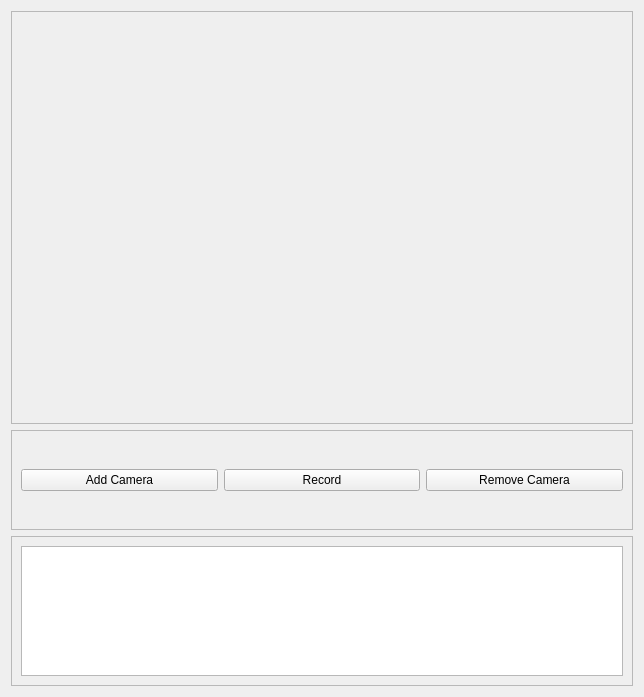
<?xml version="1.0" encoding="UTF-8"?>
<ui version="4.0">
 <class>Form</class>
 <widget class="QWidget" name="Form">
  <property name="geometry">
   <rect>
    <x>0</x>
    <y>0</y>
    <width>644</width>
    <height>697</height>
   </rect>
  </property>
  <property name="windowTitle">
   <string>Form</string>
  </property>
  <layout class="QVBoxLayout" name="verticalLayout">
   <item>
    <widget class="QFrame" name="Cameras">
     <property name="frameShape">
      <enum>QFrame::StyledPanel</enum>
     </property>
     <property name="frameShadow">
      <enum>QFrame::Raised</enum>
     </property>
    </widget>
   </item>
   <item>
    <widget class="QFrame" name="frame">
     <property name="minimumSize">
      <size>
       <width>0</width>
       <height>50</height>
      </size>
     </property>
     <property name="maximumSize">
      <size>
       <width>16777215</width>
       <height>100</height>
      </size>
     </property>
     <property name="frameShape">
      <enum>QFrame::StyledPanel</enum>
     </property>
     <property name="frameShadow">
      <enum>QFrame::Raised</enum>
     </property>
     <layout class="QHBoxLayout" name="horizontalLayout_2">
      <item>
       <widget class="QPushButton" name="AddCamera">
        <property name="text">
         <string>Add Camera</string>
        </property>
       </widget>
      </item>
      <item>
       <widget class="QPushButton" name="pushButton_3">
        <property name="text">
         <string>Record</string>
        </property>
       </widget>
      </item>
      <item>
       <widget class="QPushButton" name="RemoveCamera">
        <property name="text">
         <string>Remove Camera</string>
        </property>
       </widget>
      </item>
     </layout>
    </widget>
   </item>
   <item>
    <widget class="QFrame" name="Events">
     <property name="maximumSize">
      <size>
       <width>16777215</width>
       <height>150</height>
      </size>
     </property>
     <property name="frameShape">
      <enum>QFrame::StyledPanel</enum>
     </property>
     <property name="frameShadow">
      <enum>QFrame::Raised</enum>
     </property>
     <layout class="QHBoxLayout" name="horizontalLayout">
      <item>
       <widget class="QListWidget" name="listWidget"/>
      </item>
     </layout>
    </widget>
   </item>
  </layout>
 </widget>
 <resources/>
 <connections/>
</ui>
